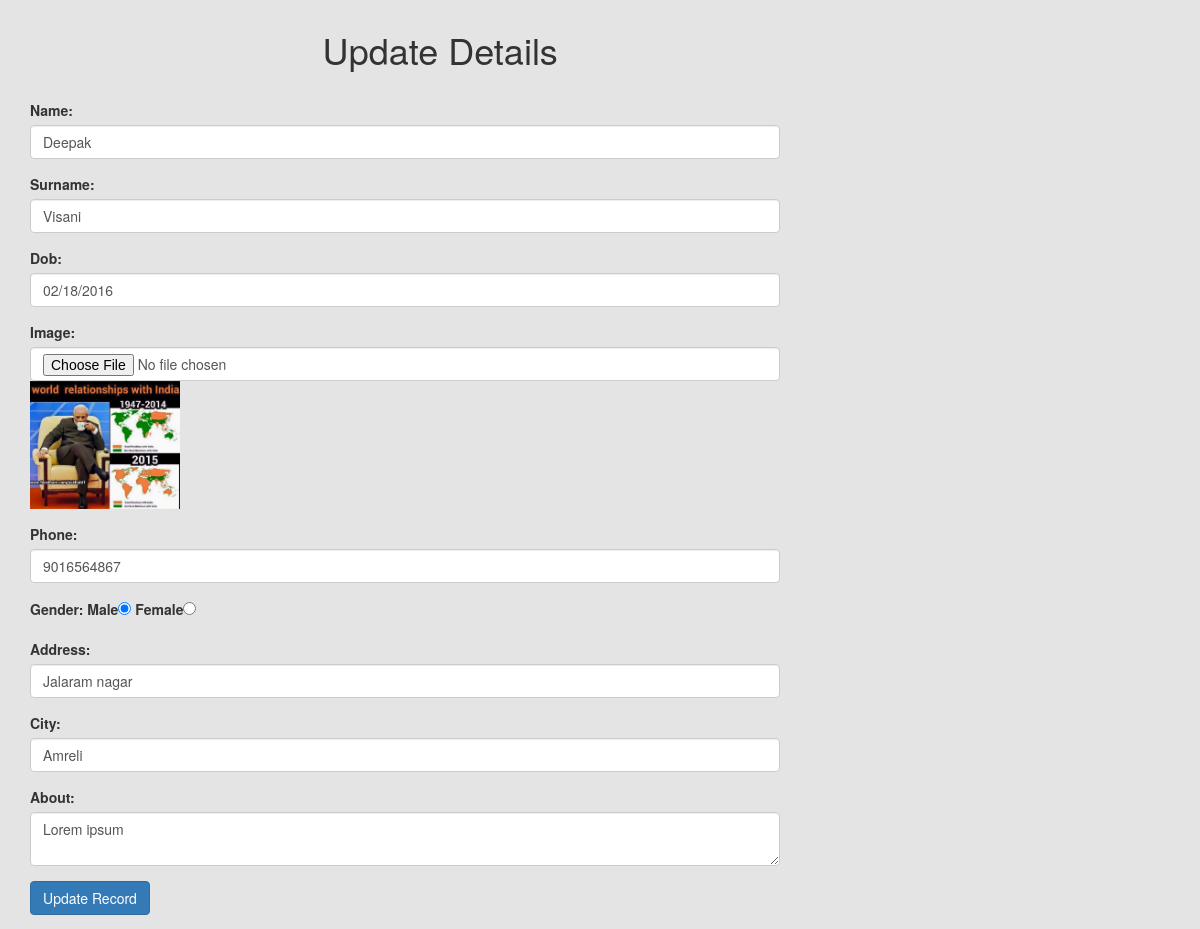
The app's page /edit.php?id=76 (signed in) with its own data.
### tables this page shows
CREATE TABLE IF NOT EXISTS `registration` (
  `id` int(10) NOT NULL,
  `name` varchar(255) NOT NULL,
  `admin` int(5) NOT NULL,
  `surname` varchar(255) NOT NULL,
  `password` varchar(255) NOT NULL,
  `email` varchar(255) NOT NULL,
  `dob` int(6) NOT NULL,
  `image` varchar(255) NOT NULL,
  `phone` varchar(15) NOT NULL,
  `gender` varchar(10) NOT NULL,
  `city` varchar(20) NOT NULL,
  `address` varchar(255) NOT NULL,
  `about` varchar(255) NOT NULL,
  `hidden` int(5) NOT NULL,
  `deleted` int(5) NOT NULL
);

### edit.php (the view, shortened to what this page needs)
<?php
       $query="SELECT * FROM registration WHERE id=".$_GET['id'];
       $data = mysql_query($query);
       while($row=mysql_fetch_assoc($data)){
       $maleCheck = ($row['gender'] == 'male') ? 'checked' : '';
       $femaleCheck = ($row['gender'] == 'female') ? 'checked' : '';
       ?>
<html>
   <head>
      <link rel="stylesheet" href="css/jquery-ui.css">
      <link rel="stylesheet" type="text/css" href="css/bootstrap.css">
      <link rel="stylesheet" type="text/css" href="css/custom.css">
   </head>
   <body style="background-color: #E4E4E4">
      <div class="container">
         <div class="row">
            <div class="col-md-8">
               <div class="title"><h1> Update Details </h1></div>
               <form name="form1" id="f1" method="POST" enctype="multipart/form-data">
                  <div class="form-group"><label>Name:</label><input class="form-control" type="text" name="name" value="<?php echo $row['name']?>"></div>
                  <div class="form-group"><label>Surname:</label><input class="form-control" type="text" name="surname" value="<?php echo $row['surname']?>"></div>
                  <div class="form-group"><label>Dob:</label><input id="datepicker" class="form-control" type="text" name="dob" value="<?php echo date('m/d/Y', $row['dob']);?>" ></div>
                  <div class="form-group"><label>Image:</label>
 <input class="form-control" onchange="loadFile(event)" type="file" name="image" value="<?php echo $row['image']?>" >
                     <img src="uploads/<?php echo $row["image"]?>" id="old" width="150"/>
                  </div>
                  <div class="form-group"><label>Phone:</label><input class="form-control" type="text" name="phone" value="<?php echo $row['phone']?>" ></div>
                  <div class="form-group"><label>Gender:</label>
                     <label>Male</label><input  type="radio" name="gender" value="male" <?php echo $maleCheck;?> >
                     <label>Female</label><input  type="radio" name="gender" value="female"  <?php echo $femaleCheck;?> >
                  </div>
                  <div class="form-group"><label>Address:</label><input class="form-control" type="text" name="address" value="<?php echo $row['address']?>" ></div>
                  <div class="form-group"><label>City:</label><input class="form-control" type="text" name="city" value="<?php echo $row['city']?>" ></div>
                  <div class="form-group"><label>About:</label>
                     <textarea class="form-control" name="about" ><?php echo htmlspecialchars($row['about']);?></textarea>
                  </div>
                  <input class="btn btn-primary" type="submit" id="sbtn" name="update" value="Update Record">
               </form>
            </div>
         </div>
      </div>
   </body>
</html>
<?php } ?>

### css/custom.css (style rules this page uses)
.title { margin: 4% 0 4% 39%; }

### records on screen
registration: name "Deepak", surname "Visani", dob "02/18/2016", image (picture), phone "9016564867", address "Jalaram nagar", city "Amreli", about "Lorem ipsum"
